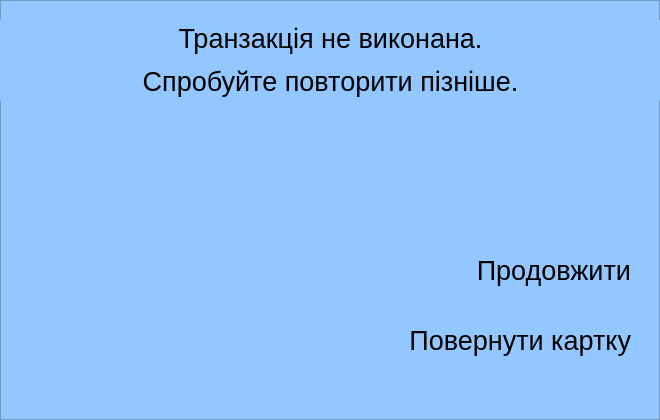
<?xml version="1.0" encoding="UTF-8"?>
<ui version="4.0">
 <class>FailedScreen</class>
 <widget class="QFrame" name="FailedScreen">
  <property name="geometry">
   <rect>
    <x>0</x>
    <y>0</y>
    <width>660</width>
    <height>420</height>
   </rect>
  </property>
  <property name="windowTitle">
   <string>Frame</string>
  </property>
  <property name="styleSheet">
   <string notr="true">background-color: rgb(147, 199, 255)</string>
  </property>
  <property name="frameShape">
   <enum>QFrame::StyledPanel</enum>
  </property>
  <property name="frameShadow">
   <enum>QFrame::Raised</enum>
  </property>
  <widget class="QLabel" name="label_2">
   <property name="geometry">
    <rect>
     <x>370</x>
     <y>240</y>
     <width>261</width>
     <height>61</height>
    </rect>
   </property>
   <property name="text">
    <string>&lt;html&gt;&lt;head/&gt;&lt;body&gt;&lt;p align=&quot;right&quot;&gt;&lt;span style=&quot; font-size:20pt;&quot;&gt;Продовжити&lt;/span&gt;&lt;/p&gt;&lt;/body&gt;&lt;/html&gt;</string>
   </property>
   <property name="textFormat">
    <enum>Qt::AutoText</enum>
   </property>
  </widget>
  <widget class="QLabel" name="label_3">
   <property name="geometry">
    <rect>
     <x>360</x>
     <y>310</y>
     <width>271</width>
     <height>61</height>
    </rect>
   </property>
   <property name="text">
    <string>&lt;html&gt;&lt;head/&gt;&lt;body&gt;&lt;p align=&quot;right&quot;&gt;&lt;span style=&quot; font-size:20pt;&quot;&gt;Повернути картку&lt;/span&gt;&lt;/p&gt;&lt;/body&gt;&lt;/html&gt;</string>
   </property>
   <property name="textFormat">
    <enum>Qt::AutoText</enum>
   </property>
  </widget>
  <widget class="QLabel" name="label">
   <property name="geometry">
    <rect>
     <x>0</x>
     <y>20</y>
     <width>661</width>
     <height>81</height>
    </rect>
   </property>
   <property name="text">
    <string>&lt;html&gt;&lt;head/&gt;&lt;body&gt;&lt;p align=&quot;center&quot;&gt;&lt;span style=&quot; font-size:20pt;&quot;&gt;Транзакція не виконана.&lt;/span&gt;&lt;/p&gt;&lt;p align=&quot;center&quot;&gt;&lt;span style=&quot; font-size:20pt;&quot;&gt; Спробуйте повторити пізніше.&lt;/span&gt;&lt;/p&gt;&lt;/body&gt;&lt;/html&gt;</string>
   </property>
   <property name="textFormat">
    <enum>Qt::AutoText</enum>
   </property>
  </widget>
 </widget>
 <resources/>
 <connections/>
</ui>
